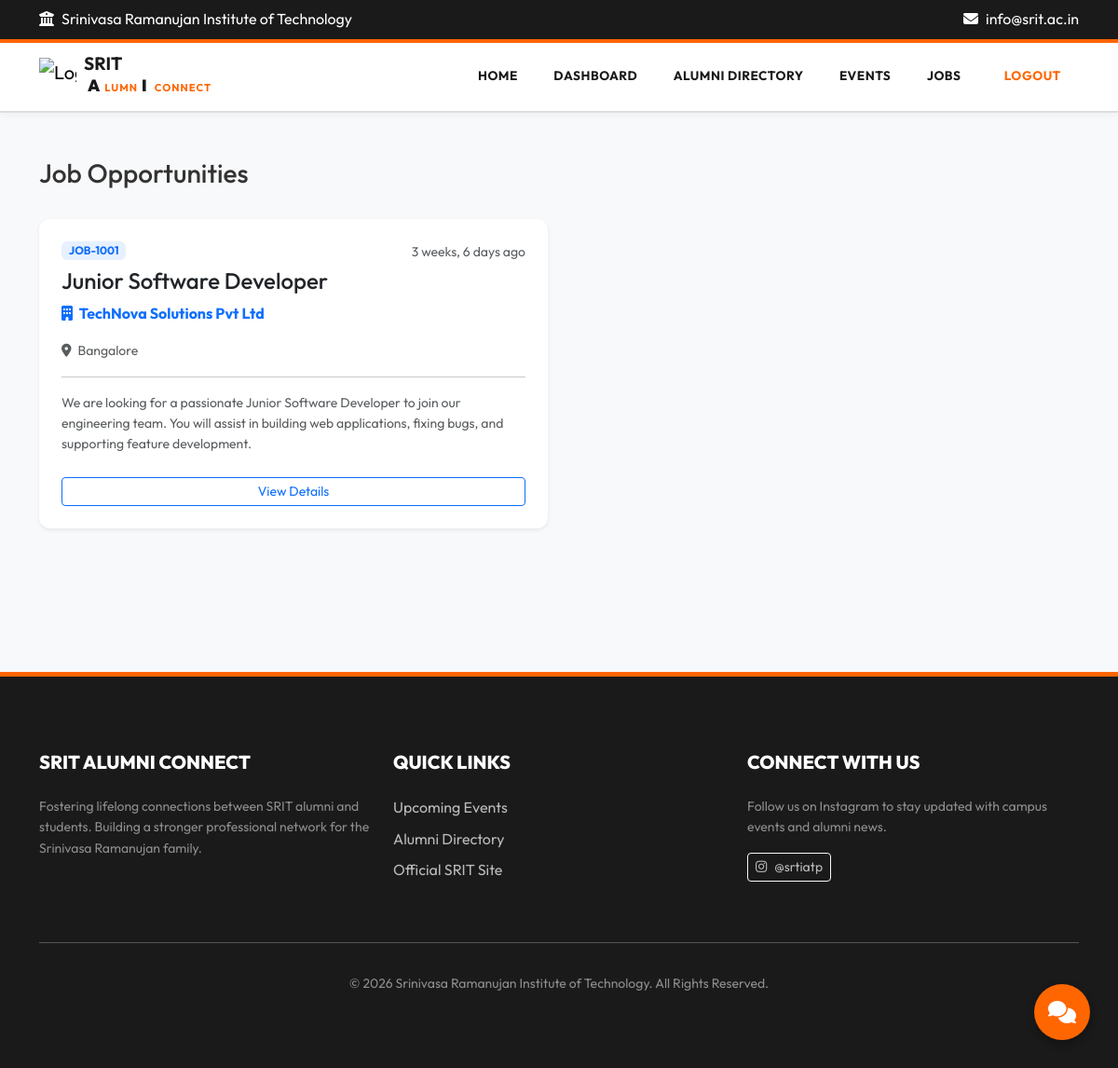
Screenshot of /jobs/ (signed in) with the database file from the repository.
### jobs/models.py (models this page shows, shortened)
class Job(models.Model):
    job_id = models.CharField(max_length=50, unique=True)
    title = models.CharField(max_length=200)
    company = models.CharField(max_length=200)
    location = models.CharField(max_length=200)
    description = models.TextField()
    requirements = models.TextField()
    apply_link = models.URLField(max_length=500, null=True, blank=True, help_text="Link to apply for the job")
    posted_by = models.ForeignKey(settings.AUTH_USER_MODEL, on_delete=models.CASCADE, related_name='jobs_posted')
    created_at = models.DateTimeField(auto_now_add=True)

### jobs/views.py (the view)
# urls.py: path('', views.job_list, name='job-list'),
@login_required
def job_list(request):
    jobs = Job.objects.all().order_by('-created_at')
    return render(request, 'jobs/job_list.html', {'jobs': jobs})

### templates/jobs/job_list.html (shortened to what this page needs)
{% extends 'base.html' %}
{% block content %}
<div class="container py-5">
    <div class="d-flex justify-content-between align-items-center mb-4">
        <h3>Job Opportunities</h3>
    </div>
    <div class="row">
        {% for job in jobs %}
        <div class="col-md-6 mb-4">
            <div class="card shadow-sm h-100 border-0">
                <div class="card-body p-4">
                    <div class="d-flex justify-content-between">
                        <span class="badge bg-soft-primary text-primary mb-2">{{ job.job_id }}</span>
                        <small class="text-muted">{{ job.created_at|timesince }} ago</small>
                    </div>
                    <h4>{{ job.title }}</h4>
                    <p class="text-primary fw-bold mb-3"><i class="fas fa-building me-1"></i> {{ job.company }}</p>
                    <p class="text-muted small"><i class="fas fa-map-marker-alt me-1"></i> {{ job.location }}</p>
                    <hr>
                    <p class="small text-muted mb-4">{{ job.description|truncatewords:30 }}</p>
                    <div class="d-grid">
                        <a href="{% url 'job-detail' job.pk %}" class="btn btn-outline-primary btn-sm">View Details</a>
                    </div>
                </div>
            </div>
        </div>
        {% empty %}
        <div class="col-12">
            <div class="alert alert-info shadow-sm">
                No job postings available at the moment.
            </div>
        </div>
        {% endfor %}
    </div>
</div>
{% endblock %}

### static/css/style.css (style rules this page uses)
:root { --primary: #FF6600; --dark-bg: #1A1A1A; --white: #FFFFFF; --text-dark: #333333; --bg-light: #F8F9FA; --border-light: #DDDDDD; --success: #28A745; --danger: #DC3545; --info: #333333; }
body { font-family: 'Outfit', 'Inter', -apple-system, sans-serif; color: var(--text-dark); background-color: var(--bg-light); line-height: 1.6; }
.card { border: none; border-radius: 12px; box-shadow: 0 5px 15px rgba(0, 0, 0, 0.05); background: var(--white); overflow: hidden; }

### templates/jobs/job_list.html (style rules this page uses)
.bg-soft-primary { background-color: rgba(13, 110, 253, 0.1); }

### rows the page displays
Job: job_id "JOB-1001", created_at "3 weeks, 6 days", title "Junior Software Developer", company "TechNova Solutions Pvt Ltd", location "Bangalore", description "We are looking for a passionate Junior Software Developer to join our engineering team. You will assist in building web applications, fixing bugs, and supporting feature development."
